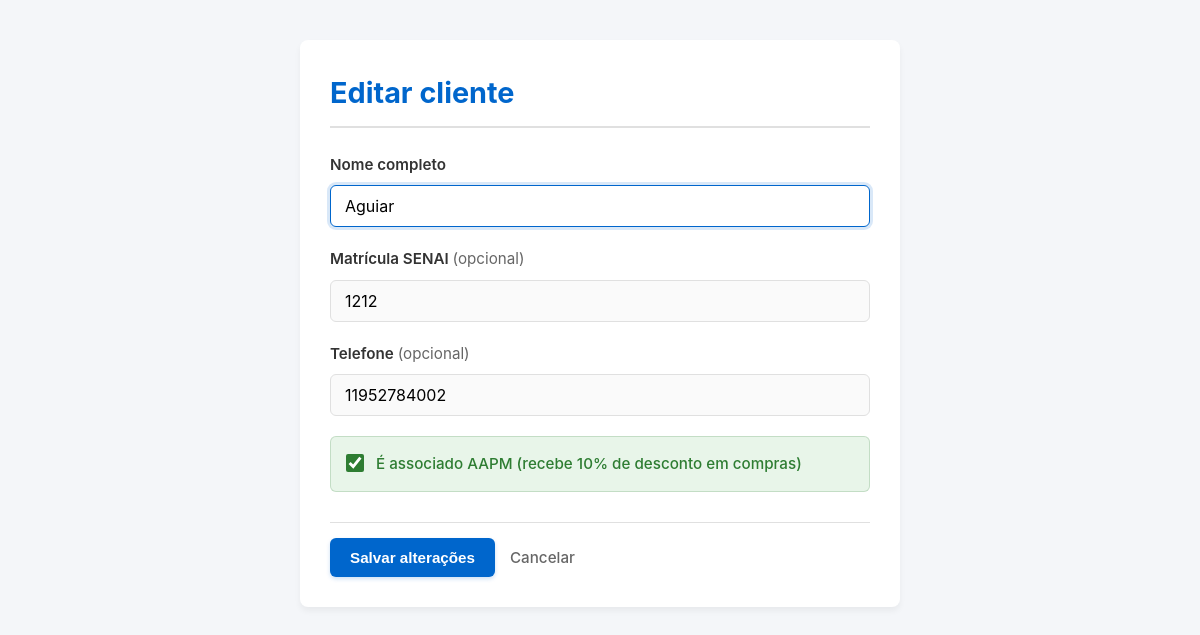
The page /clientes/2/editar (signed in) on the database its author committed.
### app/models/cliente.py (models this page shows, shortened)
class Cliente(Base):
    __tablename__ = "clientes"
    id         = Column(Integer, primary_key=True, index=True)
    nome       = Column(String(150), nullable=False, index=True)
    matricula  = Column(String(50), nullable=True, unique=True)
    telefone   = Column(String(20), nullable=True)
    is_associado = Column(Boolean, default=False, nullable=False)
    ativo      = Column(Boolean, default=True)
    criado_em  = Column(DateTime, server_default=func.now())
    vendas = relationship("Venda", back_populates="cliente")

### app/controllers/cliente_controller.py (the view)
@router.get("/{cliente_id}/editar")
def form_editar(
    cliente_id: int,
    request: Request,
    db: Session = Depends(get_db),
    admin = Depends(get_admin)
):
    editando = db.query(Cliente).filter(Cliente.id == cliente_id).first()
    if not editando:
        return RedirectResponse(url="/clientes", status_code=302)
    return templates.TemplateResponse(
        request,
        "clientes/form.html",
        {"request": request, "usuario": admin, "editando": editando}
    )

### app/templates/clientes/form.html (shortened to what this page needs)
<!DOCTYPE html>
<html lang="pt-br">
<head>
</head>
<body>
    <div class="container">
        <h1>{{ "Editar cliente" if editando else "Novo cliente" }}</h1>
        <form action="{{ '/clientes/' + editando.id|string + '/editar' if editando else '/clientes/novo' }}" method="post">
            <div class="form-group">
                <label for="nome" class="field-label">Nome completo</label>
                <input type="text"
                       id="nome"
                       name="nome"
                       required
                       autofocus
                       value="{{ editando.nome if editando else (valores.nome if valores else '') }}"
                       placeholder="Digite o nome completo do cliente">
            </div>
            <div class="form-group">
                <label for="matricula" class="field-label">Matrícula SENAI <span style="font-weight: normal; color: var(--text-muted);">(opcional)</span></label>
                <input type="text"
                       id="matricula"
                       name="matricula"
                       placeholder="Ex: 2024001"
                       value="{{ editando.matricula if editando else (valores.matricula if valores else '') }}">
            </div>
            <div class="form-group">
                <label for="telefone" class="field-label">Telefone <span style="font-weight: normal; color: var(--text-muted);">(opcional)</span></label>
                <input type="text"
                       id="telefone"
                       name="telefone"
                       placeholder="Ex: (11) 99999-9999"
                       value="{{ editando.telefone if editando else (valores.telefone if valores else '') }}">
            </div>
            <div class="form-group">
                <label class="checkbox-card" for="is_associado">
                    <input type="checkbox"
                           id="is_associado"
                           name="is_associado"
                           value="true"
                           {{ 'checked' if (editando and editando.is_associado) or (valores and valores.is_associado) }}>
                    <span>É associado AAPM (recebe 10% de desconto em compras)</span>
                </label>
            </div>
            <div class="actions-group">
                <button type="submit" class="btn-submit">
                    {{ "Salvar alterações" if editando else "Cadastrar cliente" }}
                </button>
                <a href="/clientes" class="btn-cancel">Cancelar</a>
            </div>
        </form>
    </div>
</body>
</html>

### app/templates/clientes/form.html (style rules this page uses)
:root { --primary: #0066cc; --primary-hover: #004da3; --bg-body: #f4f6f9; --bg-card: #ffffff; --text-main: #333333; --text-muted: #666666; --border-color: #e0e0e0; --danger: #c62828; --danger-bg: #ffebee; --success-light: #e8f5e9; --success-text: #2e7d32; }
* { box-sizing: border-box; margin: 0; padding: 0; }
body { font-family: -apple-system, BlinkMacSystemFont, "Segoe UI", Roboto, Helvetica, Arial, sans-serif; background-color: var(--bg-body); color: var(--text-main); line-height: 1.6; padding: 40px 20px; }
.container { max-width: 600px; margin: 0 auto; background: var(--bg-card); padding: 30px; border-radius: 8px; box-shadow: 0 4px 6px rgba(0, 0, 0, 0.05); }
h1 { font-size: 1.8rem; color: var(--primary); margin-bottom: 25px; border-bottom: 2px solid var(--border-color); padding-bottom: 10px; }
.form-group { margin-bottom: 20px; }
label.field-label { display: block; font-weight: 600; margin-bottom: 8px; color: var(--text-main); font-size: 0.95rem; }
input[type="text"] { width: 100%; padding: 10px 14px; font-size: 1rem; font-family: inherit; border: 1px solid var(--border-color); border-radius: 6px; background-color: #fafafa; transition: border-color 0.2s, box-shadow 0.2s; }
.checkbox-card { display: flex; align-items: flex-start; gap: 12px; background-color: var(--success-light); color: var(--success-text); padding: 15px; border-radius: 6px; border: 1px solid rgba(46, 125, 50, 0.2); margin-top: 10px; cursor: pointer; font-weight: 500; font-size: 0.95rem; user-select: none; }
.checkbox-card input[type="checkbox"] { width: 18px; height: 18px; margin-top: 2px; accent-color: var(--success-text); cursor: pointer; }
.actions-group { display: flex; align-items: center; gap: 15px; margin-top: 30px; padding-top: 15px; border-top: 1px solid var(--border-color); }
.btn-submit { background-color: var(--primary); color: #ffffff; padding: 11px 20px; border: none; border-radius: 6px; font-weight: 600; font-size: 0.95rem; cursor: pointer; box-shadow: 0 2px 4px rgba(0, 102, 204, 0.2); transition: background-color 0.2s, transform 0.1s; }
.btn-cancel { color: var(--text-muted); text-decoration: none; font-size: 0.95rem; font-weight: 500; transition: color 0.2s; }

### rows shown on the page
Cliente: nome "Aguiar", matricula "1212", telefone "11952784002"

### other values the page prints
{{ "Editar cliente" if editando else "Novo cliente" }} "Editar cliente"
{{ "Salvar alterações" if editando else "Cadastrar cliente" }} "Salvar alterações"
